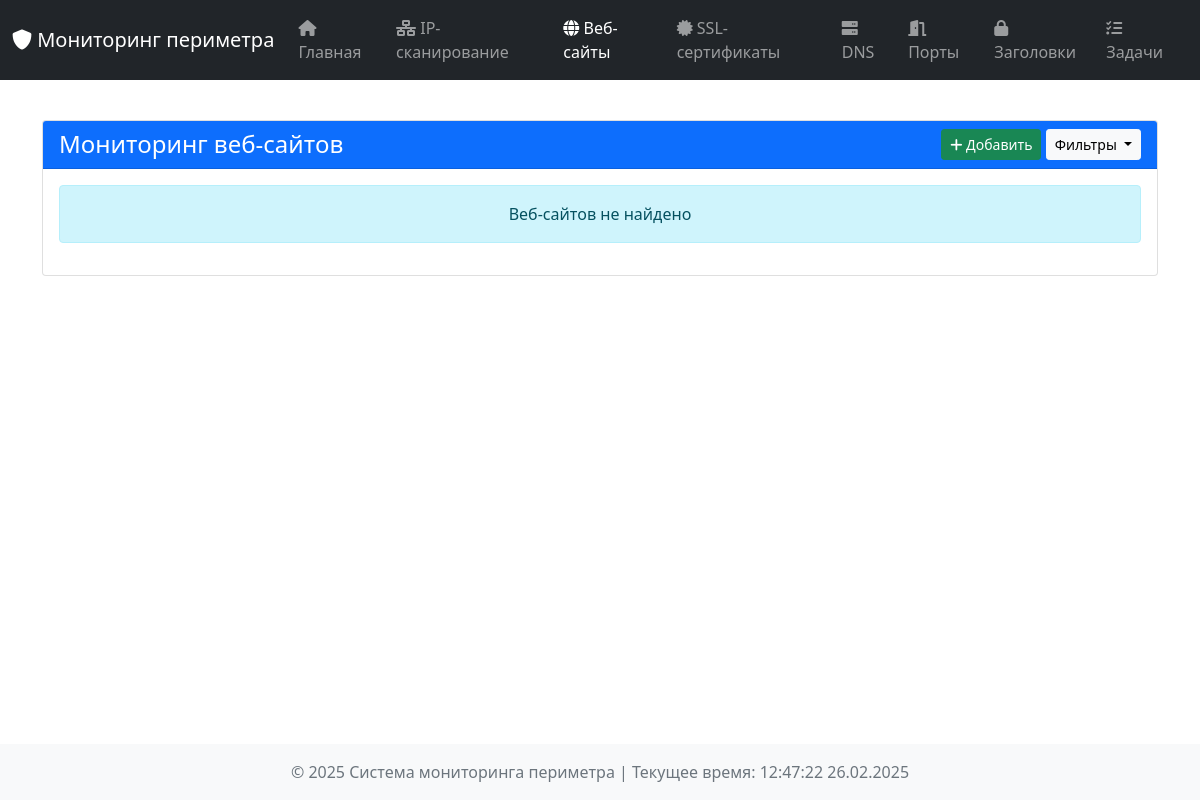
Before: /websites with the older database file.
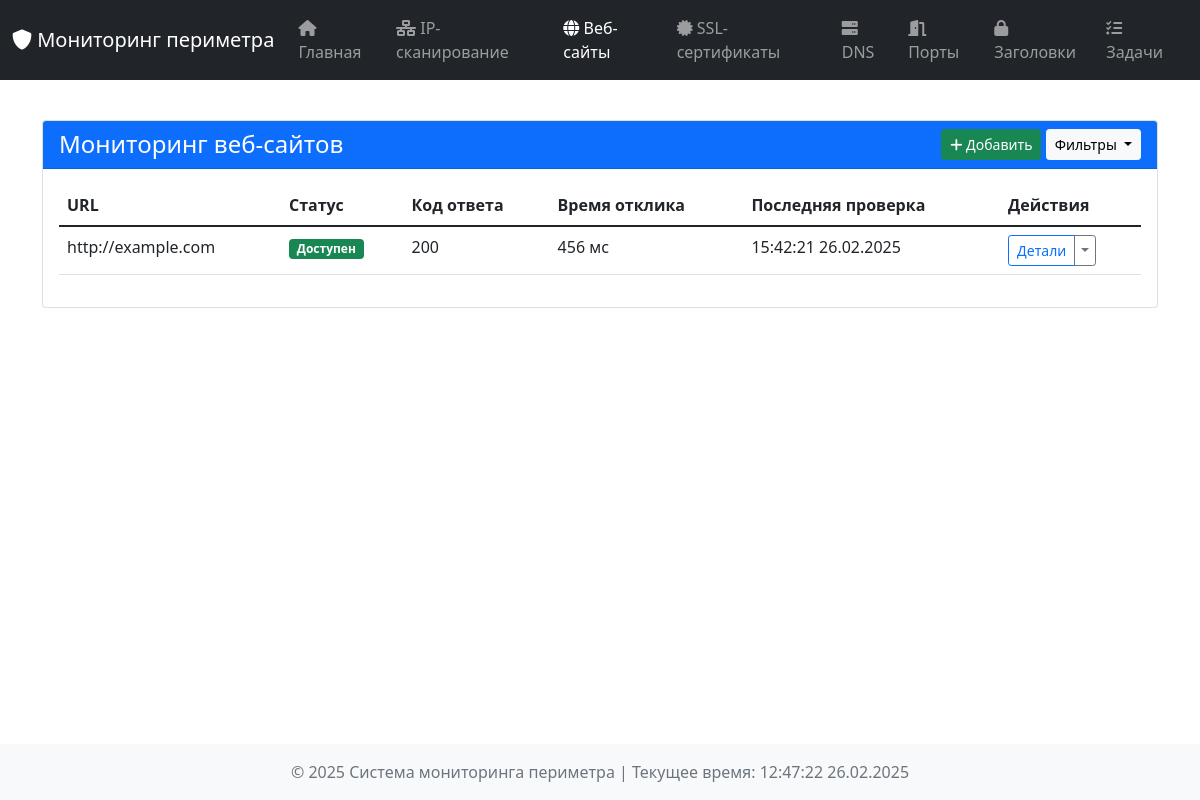
After: the same page with the newer database file.
### tables this page shows
CREATE TABLE website_states (
            url TEXT PRIMARY KEY,
            is_up INTEGER,
            status_code INTEGER,
            response_time INTEGER,
            error TEXT,
            check_time TEXT,
            data TEXT
        );

### dashboard/app.py (the view, shortened to what this page needs)
@app.route('/websites', methods=['GET', 'POST'])
def websites():
    website_results = db_manager.get_all_records('website_monitoring', limit=100)
    return render_template('websites.html',
                          title='Мониторинг веб-сайтов',
                          results=website_results,
                          current_time=datetime.now())

### dashboard/app.py (called while the page is built)
@app.before_request
def initialize():
    global scheduler
    if scheduler is None:
        scheduler = Scheduler()

### dashboard/templates/websites.html (shortened to what this page needs)
{% extends "base.html" %}
{% block content %}
<div class="container mt-4">
    <div class="card">
        <div class="card-header bg-primary text-white d-flex justify-content-between align-items-center">
            <h4 class="mb-0">Мониторинг веб-сайтов</h4>
            <div>
                <button class="btn btn-success btn-sm" data-bs-toggle="modal" data-bs-target="#addWebsiteModal">
                    <i class="fas fa-plus"></i> Добавить
                </button>
                <button class="btn btn-light btn-sm dropdown-toggle" type="button" id="filterDropdown" data-bs-toggle="dropdown" aria-expanded="false">
                    Фильтры
                </button>
            </div>
        </div>
        <div class="card-body">
            {% if results %}
                <div class="table-responsive">
                    <table class="table table-hover">
                        <thead>
                            <tr>
                                <th>URL</th>
                                <th>Статус</th>
                                <th>Код ответа</th>
                                <th>Время отклика</th>
                                <th>Последняя проверка</th>
                                <th>Действия</th>
                            </tr>
                        </thead>
                        <tbody>
                            {% for result in results %}
                            <tr class="{% if not result.is_up %}table-danger{% endif %}">
                                <td>{{ result.url }}</td>
                                <td>
                                    {% if result.is_up %}
                                        <span class="badge bg-success">Доступен</span>
                                    {% else %}
                                        <span class="badge bg-danger">Недоступен</span>
                                    {% endif %}
                                </td>
                                <td>{{ result.status_code or 'N/A' }}</td>
                                <td>{{ result.response_time or 'N/A' }} мс</td>
                                <td>{{ result.check_time.strftime('%H:%M:%S %d.%m.%Y') }}</td>
                                <td>
                                    <div class="btn-group btn-group-sm">
                                        <a href="#" class="btn btn-outline-primary">Детали</a>
                                        <button type="button" class="btn btn-outline-secondary dropdown-toggle dropdown-toggle-split" data-bs-toggle="dropdown" aria-expanded="false">
                                        </button>
                                    </div>
                                </td>
                            </tr>
                            {% endfor %}
                        </tbody>
                    </table>
                </div>
            {% else %}
                <div class="alert alert-info text-center">
                    Веб-сайтов не найдено
                </div>
            {% endif %}
        </div>
    </div>
</div>
{% endblock %}

### dashboard/templates/base.html (shortened to what this page needs)
<!DOCTYPE html>
<html lang="ru">
<head>
    <link href="https://cdnjs.cloudflare.com/ajax/libs/bootstrap/5.1.3/css/bootstrap.min.css" rel="stylesheet">
    <link rel="stylesheet" href="https://cdnjs.cloudflare.com/ajax/libs/font-awesome/6.0.0-beta3/css/all.min.css">
    <link rel="stylesheet" href="{{ url_for('static', filename='css/style.css') }}">
</head>
<body>
    <nav class="navbar navbar-expand-lg navbar-dark bg-dark">
        <div class="container-fluid">
            <a class="navbar-brand" href="{{ url_for('index') }}">
                <i class="fas fa-shield-alt"></i> Мониторинг периметра
            </a>
            <div class="collapse navbar-collapse" id="navbarNav">
                <ul class="navbar-nav">
                    <li class="nav-item">
                        <a class="nav-link {% if request.endpoint == 'index' %}active{% endif %}" href="{{ url_for('index') }}">
                            <i class="fas fa-home"></i> Главная
                        </a>
                    </li>
                    <li class="nav-item">
                        <a class="nav-link {% if request.endpoint == 'ip_scan' %}active{% endif %}" href="{{ url_for('ip_scan') }}">
                            <i class="fas fa-network-wired"></i> IP-сканирование
                        </a>
                    </li>
                    <li class="nav-item">
                        <a class="nav-link {% if request.endpoint == 'websites' %}active{% endif %}" href="{{ url_for('websites') }}">
                            <i class="fas fa-globe"></i> Веб-сайты
                        </a>
                    </li>
                    <li class="nav-item">
                        <a class="nav-link {% if request.endpoint == 'certificates' %}active{% endif %}" href="{{ url_for('certificates') }}">
                            <i class="fas fa-certificate"></i> SSL-сертификаты
                        </a>
                    </li>
                    <li class="nav-item">
                        <a class="nav-link {% if request.endpoint == 'dns_monitoring' %}active{% endif %}" href="{{ url_for('dns_monitoring') }}">
                            <i class="fas fa-server"></i> DNS
                        </a>
                    </li>
                    <li class="nav-item">
                        <a class="nav-link {% if request.endpoint == 'port_scanning' %}active{% endif %}" href="{{ url_for('port_scanning') }}">
                            <i class="fas fa-door-open"></i> Порты
                        </a>
                    </li>
                    <li class="nav-item">
                        <a class="nav-link {% if request.endpoint == 'security_headers' %}active{% endif %}" href="{{ url_for('security_headers') }}">
                            <i class="fas fa-lock"></i> Заголовки
                        </a>
                    </li>
                    <li class="nav-item">
                        <a class="nav-link {% if request.endpoint == 'scheduler_tasks' %}active{% endif %}" href="{{ url_for('scheduler_tasks') }}">
                            <i class="fas fa-tasks"></i> Задачи
                        </a>
                    </li>
                </ul>
            </div>
        </div>
    </nav>
    <div class="container-fluid mt-3">
        {% block content %}{% endblock %}
    </div>
    <footer class="footer mt-auto py-3 bg-light">
        <div class="container text-center">
            <span class="text-muted">© 2025 Система мониторинга периметра | Текущее время: {{ current_time.strftime('%H:%M:%S %d.%m.%Y') }}</span>
        </div>
    </footer>
</body>
</html>

### dashboard/static/css/style.css (style rules this page uses)
body { min-height: 100vh; display: flex; flex-direction: column; }
.footer { margin-top: auto; }
.card { margin-bottom: 1rem; }

Changed rows visible on the page:
added website_states: url "http://example.com", status_code "200", response_time "456", check_time "15:42:21 26.02.2025"
Other visible differences:
text no longer shown: "Веб-сайтов не найдено"
text now shown: "URL Статус Код ответа Время отклика Последняя проверка Действия"
